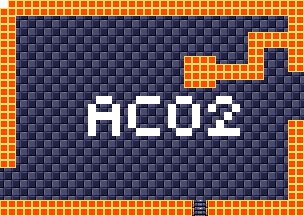

The image is a tile-based game level rendered from a .tmx file. Its description and source (layers, tilesets, objects; grid data summarised) follow:
An orthogonal 38x27 tile map with 8x8 px tiles, 4 tile layers (background, foreground, room numbers, Objects), 15 tilesets.

<map version="1.5" tiledversion="1.7.1" orientation="orthogonal" renderorder="right-down" width="38" height="27" tilewidth="8" tileheight="8" infinite="0" nextlayerid="11" nextobjectid="1">
 <tileset firstgid="1" source="tilesheets/tsKarniMata.tsx" />
 <tileset firstgid="1025" source="tilesheets/tsVoodooWasp.tsx" />
 <tileset firstgid="2049" source="tilesheets/tsBurial.tsx" />
 <tileset firstgid="3073" source="tilesheets/tsBlueTemple.tsx" />
 <tileset firstgid="4097" source="tilesheets/tsGoddess.tsx" />
 <tileset firstgid="5121" source="tilesheets/tsKonark.tsx" />
 <tileset firstgid="6145" name="sEnemies" tilewidth="8" tileheight="8" tilecount="1024" columns="32">
  <image source="../grapx/tilesheets/sObjects.bmp" trans="ff94ff" width="256" height="256" />
 </tileset>
 <tileset firstgid="7169" source="tilesheets/tsIceTemple.tsx" />
 <tileset firstgid="8193" source="tilesheets/tsLavaArea.tsx" />
 <tileset firstgid="9217" source="tilesheets/tsBossArea.tsx" />
 <tileset firstgid="10241" source="tilesheets/tsPegu.tsx" />
 <tileset firstgid="11265" source="tilesheets/sTiwanakuTemple.tsx" />
 <tileset firstgid="12289" source="tilesheets/sIndraTemple.tsx" />
 <tileset firstgid="13313" source="tilesheets/sTeleport.tsx" />
 <tileset firstgid="14337" source="tilesheets/sObjects.tsx" />
 <layer id="2" name="background" width="38" height="27">
  <data>[1026 cells, 1026 non-empty, 2 distinct tile ids]</data>
 </layer>
 <layer id="1" name="foreground" width="38" height="27">
  <data>[1026 cells, 266 non-empty, 3 distinct tile ids]</data>
 </layer>
 <layer id="7" name="room numbers" width="38" height="27">
  <data>[1026 cells, 42 non-empty, 1 distinct tile ids]</data>
 </layer>
 <layer id="10" name="Objects" width="38" height="27">
  <data>[1026 cells, 0 non-empty, 0 distinct tile ids]</data>
 </layer>
</map>
